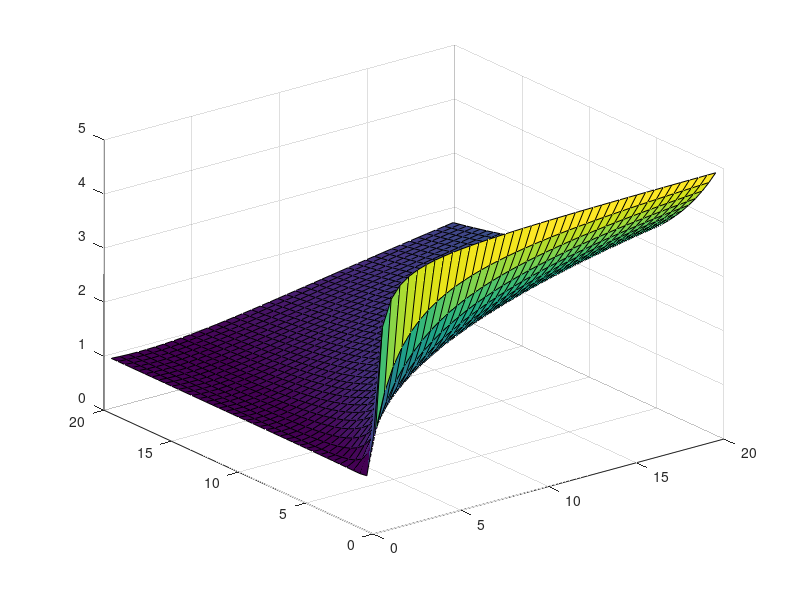

MATLAB code to generate this figure:
%% Plotting a surface h(x)
[R1,R2] = meshgrid(0.1:0.5:20,0.1:0.5:20);
a = 5;
b = 1;
alpha = 1;
beta = 2;
h = ((a^2*alpha^2*R1.^2 +b^2*beta^2*R2.^2 ).^0.5)./(alpha*R1 + beta*R2);
surf(R1,R2,h)